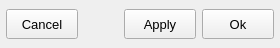
    <widget class="QFrame" name="frame_buttons">
     <property name="minimumSize">
      <size>
       <width>0</width>
       <height>48</height>
      </size>
     </property>
     <property name="maximumSize">
      <size>
       <width>16777215</width>
       <height>48</height>
      </size>
     </property>
     <property name="frameShape">
      <enum>QFrame::Shape::NoFrame</enum>
     </property>
     <property name="frameShadow">
      <enum>QFrame::Shadow::Raised</enum>
     </property>
     <layout class="QGridLayout" name="gridLayout_11">
      <property name="leftMargin">
       <number>6</number>
      </property>
      <property name="topMargin">
       <number>0</number>
      </property>
      <property name="rightMargin">
       <number>6</number>
      </property>
      <property name="bottomMargin">
       <number>0</number>
      </property>
      <property name="verticalSpacing">
       <number>0</number>
      </property>
      <item row="0" column="3">
       <widget class="QPushButton" name="pushButton_apply_and_close">
        <property name="minimumSize">
         <size>
          <width>72</width>
          <height>30</height>
         </size>
        </property>
        <property name="maximumSize">
         <size>
          <width>72</width>
          <height>30</height>
         </size>
        </property>
        <property name="font">
         <font>
          <pointsize>10</pointsize>
          <italic>false</italic>
          <bold>false</bold>
         </font>
        </property>
        <property name="styleSheet">
         <string notr="true"/>
        </property>
        <property name="text">
         <string>Ok</string>
        </property>
        <property name="autoDefault">
         <bool>false</bool>
        </property>
        <property name="default">
         <bool>false</bool>
        </property>
        <property name="flat">
         <bool>false</bool>
        </property>
       </widget>
      </item>
      <item row="0" column="2">
       <widget class="QPushButton" name="pushButton_apply">
        <property name="minimumSize">
         <size>
          <width>72</width>
          <height>30</height>
         </size>
        </property>
        <property name="maximumSize">
         <size>
          <width>72</width>
          <height>30</height>
         </size>
        </property>
        <property name="font">
         <font>
          <pointsize>10</pointsize>
          <italic>false</italic>
          <bold>false</bold>
         </font>
        </property>
        <property name="styleSheet">
         <string notr="true"/>
        </property>
        <property name="text">
         <string>Apply</string>
        </property>
        <property name="autoDefault">
         <bool>false</bool>
        </property>
        <property name="default">
         <bool>false</bool>
        </property>
        <property name="flat">
         <bool>false</bool>
        </property>
       </widget>
      </item>
      <item row="0" column="0">
       <widget class="QPushButton" name="pushButton_cancel">
        <property name="minimumSize">
         <size>
          <width>72</width>
          <height>30</height>
         </size>
        </property>
        <property name="maximumSize">
         <size>
          <width>72</width>
          <height>30</height>
         </size>
        </property>
        <property name="font">
         <font>
          <pointsize>10</pointsize>
          <italic>false</italic>
          <bold>false</bold>
         </font>
        </property>
        <property name="styleSheet">
         <string notr="true"/>
        </property>
        <property name="text">
         <string>Cancel</string>
        </property>
        <property name="autoDefault">
         <bool>false</bool>
        </property>
        <property name="default">
         <bool>false</bool>
        </property>
        <property name="flat">
         <bool>false</bool>
        </property>
       </widget>
      </item>
      <item row="0" column="1">
       <spacer name="horizontalSpacer_17">
        <property name="orientation">
         <enum>Qt::Orientation::Horizontal</enum>
        </property>
        <property name="sizeHint" stdset="0">
         <size>
          <width>40</width>
          <height>20</height>
         </size>
        </property>
       </spacer>
      </item>
     </layout>
    </widget>
